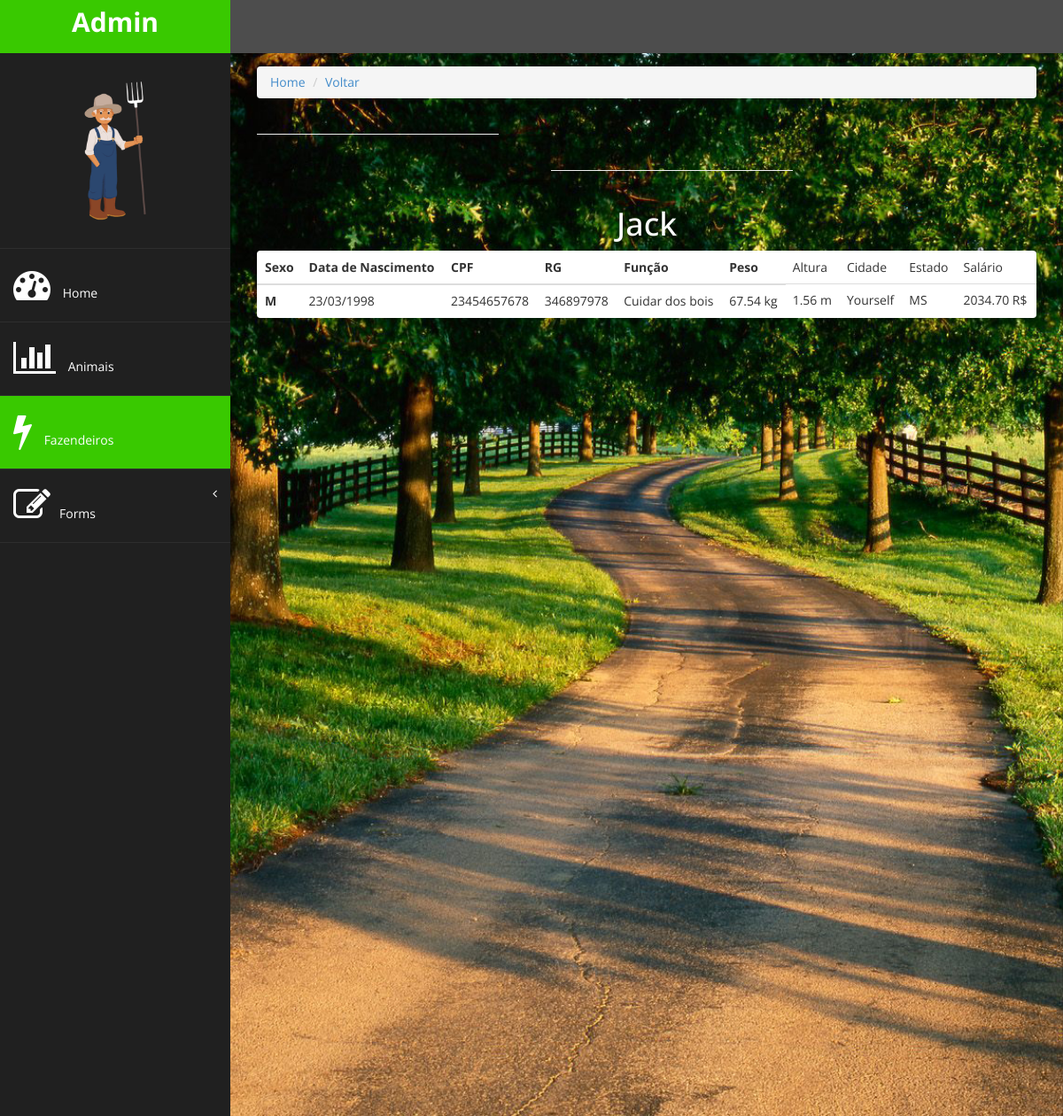
The page /gestao/fazendeiros/1/ on the database its author committed.
### gestao/models.py (models this page shows)
class Fazendeiro(models.Model):
      choices_estado = (
            ('AC','Acre'),
            ('AL','Alagoas'),
            ('AP','Amapá'),
            ('AM','Amazonas'),
            ('BA','Bahia'),
            ('CE','Ceará'),
            ('DF','Distrito Federal'),
            ('ES','Espírito Santo'),
            ('GO','Goiás'),
            ('MA','Maranhão'),
            ('MT','Mato Grosso'),
            ('MS','Mato Grosso do Sul'),
            ('MG','Minas Gerais'),
            ('PA','Pará'),
            ('PB','Paraíba'),
            ('PR','Paraná'),
            ('PE','Pernambuco'),
            ('PI','Piauí'),
            ('RR','Roraima'),
            ('RO','Rondônia'),
            ('RJ','Rio de Janeiro'),
            ('RN','Rio Grande do Norte'),
            ('RS','Rio Grande do Sul'),
            ('SC','Santa Catarina'),
            ('SP','São Paulo'),
            ('SE','Sergipe'),
            ('TO','Tocantins'),
      )
      sexo_choices = (
            ('M','Masculino'),
            ('F','Feminino')
      )
      nome = models.CharField(max_length=20)
      sexo = models.CharField(max_length=1, choices=sexo_choices)
      data_nasc = models.DateField(verbose_name='Data de Nascimento')
      cpf = models.CharField(max_length=11)
      rg = models.CharField(max_length=9)
      funcao = models.CharField(max_length=20)
      peso = models.DecimalField(max_digits=5, decimal_places=2)
      altura = models.DecimalField(max_digits=3, decimal_places=2)
      cidade = models.CharField(max_length=20)
      estado = models.CharField(max_length=2, choices=choices_estado)
      salario = models.DecimalField(max_digits=6, decimal_places=2)

### gestao/views.py (the view)
# urls.py: path('fazendeiros/<int:fazendeiro_id>/', views.fazendeiro_show),
def fazendeiro_show(request, fazendeiro_id):
      fazendeiro = Fazendeiro.objects.get(id=fazendeiro_id)
      return render(request, 'fazendeiro/show.html', {'fazendeiro':fazendeiro})

### gestao/templates/fazendeiro/show.html
{% extends 'base.html' %}
{% block active-fazendeiros %}
active-menu
{% endblock %}
{% block conteudo %}
<div class="row">
      <div class="col-md-12">
            <ol class="breadcrumb">
                  <li><a href="/gestao/">Home</a></li>
                  <li><a href="/gestao/fazendeiros">Voltar</a></li>
            </ol>
      </div>
</div>
<div class="row">
      <div class="col-md-4">
            <hr class="featurette-divider">
      </div>
      <div class="col-md-4 espacamento-linha">
            <hr class="featurette-divider">
      </div>
</div>
<div class="row">
      <div class="col-md-12">
            <h1 id="nome-fazendeiro">{{fazendeiro.nome}}</a></h1>
            <table class="table panel">
                  <thead>
                        <tr>
                              <th>Sexo</th>
                              <th>Data de Nascimento</th>
                              <th>CPF</th>
                              <th>RG</th>
                              <th>Função</th>
                              <th>Peso</th>
                              <td>Altura</td>
                              <td>Cidade</td>
                              <td>Estado</td>
                              <td>Salário</td>
                        </tr>
                  </thead>
                  <tbody>
                        <tr>
                              <th>{{fazendeiro.sexo}}</th>
                              <td>{{fazendeiro.data_nasc | date:"d/m/Y"}}</td>
                              <td>{{fazendeiro.cpf}}</td>
                              <td>{{fazendeiro.rg}}</td>
                              <td>{{fazendeiro.funcao}}</td>
                              <td>{{fazendeiro.peso}} kg</td>
                              <td>{{fazendeiro.altura}} m</td>
                              <td>{{fazendeiro.cidade}}</td>
                              <td>{{fazendeiro.estado}}</td>
                              <td>{{fazendeiro.salario}} R$</td>
                        </tr>
                  </tbody>
            </table>
      </div>
</div>
{% endblock %}

### gestao/static/assets/css/custom.css (style rules this page uses)
body { font-family: 'Open Sans', sans-serif; }

### gestao/static/assets/css/style.css (style rules this page uses)
#nome-fazendeiro { text-align: center; color: white; text-shadow: black 0.1em 0.1em 0.2em }
.espacamento-linha { margin-left: 332px; }

### rows shown on the page
Fazendeiro: nome "Jack", sexo "M", data_nasc "23/03/1998", cpf "23454657678", rg "346897978", funcao "Cuidar dos bois", peso "67.54", altura "1.56", cidade "Yourself", estado "MS", salario "2034.70"
